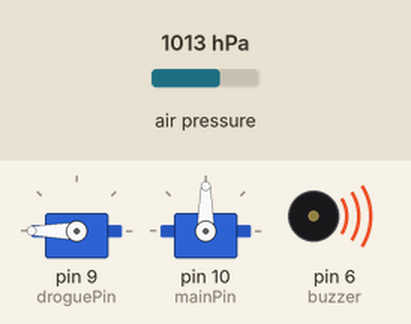
Simulated run of this sketch. Board: Arduino Uno, built with avr-gcc and run on an emulated ATmega328P. On the bench: 2 × servo, buzzer (waves = sounding, pin HIGH). The test bench sets the inputs (shaded band); at power-on: air pressure 1013 hPa. What the sketch prints to the serial monitor is not drawn.

Above: at 0.5 s.
Timing chart, 0 to 4.6 s (numbered marks = the images above):
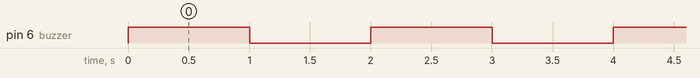

The sketch:

touchdown.ino
```cpp
/*
 Rocket Touchdown Logic

 Uses BMP280 pressure sensor to detect apogee and deploy parachutes.
 Uses MPU6050 accelerometer and gyro to track orientation during descent.
 Beeps a piezo buzzer after landing is detected.

 Hardware Connections:

 BMP280 - I2C
 MPU6050 - I2C
 chute pins - D9 and D10
 Buzzer - D6

 Created by sunnygavali02
*/

#include <Adafruit_BMP280.h> // Pressure sensor library
#include <Adafruit_MPU6050.h> // Motion sensor library
#include <Servo.h> // Servo library


// Object instances
Adafruit_BMP280 bmp; // Pressure sensor
Adafruit_MPU6050 mpu; // Motion sensor
Servo drogueChute; // Drogue parachute servo
Servo mainChute; // Main parachute servo


// Altitude thresholds (meters)
const float seaLevelPressure = 1013.25;
int deployDrogue = 1000;   //meters
int deployMain = 500; //meters


int landedThreshold = 2;  //meters
/* It represents an altitude threshold in meters above ground level.
When the calculated altitude from the BMP280 pressure sensor drops below this threshold,
it indicates the rocket has very nearly reached the ground.*/

// Servo pins
const int droguePin = 9;
const int mainPin = 10;
const int buzzer = 6;

void setup() {

  Serial.begin(9600); // Initialize serial monitor


 pinMode(buzzer, OUTPUT);
  // Initialize BMP280
  if(!bmp.begin()){
    Serial.println("BMP280 error!");
    while(1);
  }

  // Initialize MPU6050
  if(!mpu.begin()){
    Serial.println("MPU6050 error!");
    while(1);
  }

  // Configure MPU6050
  mpu.setAccelerometerRange(MPU6050_RANGE_16_G); //Setting range as discussed prev
  mpu.setGyroRange(MPU6050_RANGE_500_DEG); //Approximately
  mpu.setFilterBandwidth(MPU6050_BAND_5_HZ);  //Approx.

  // Attach pins
  drogueChute.attach(droguePin);
  mainChute.attach(mainPin);

}

void loop() {

  // Read BMP280 pressure
  float pressure = bmp.readPressure();

  // Calculate altitude
  float atmospheric = pressure / seaLevelPressure;
  float altitude = 44330 * (1.0 - pow(atmospheric, 0.1903));


/*
The key formula is:

altitude = 44330 * (1 - (pressure / seaLevelPressure)^0.1903)

Where:

    44330 is a constant representing altitude change per pressure change.
    seaLevelPressure is assumed pressure at sea level.
    pressure is measured ambient pressure.
    (pressure / seaLevelPressure)^0.1903 applies a standard atmosphere model.

In summary:

    It calculates the pressure ratio compared to sea level.
    Applies an atmospheric model exponent.
    Scales the result into meters of altitude based on a pressure-altitude constant.

So it converts the pressure reading to an altitude estimate using standard atmosphere modeling.

Thanks to GPT!!!

*/
  // Check if pressure decreased
  static float prevPressure;
  bool isDecreasing = pressure < prevPressure;
  prevPressure = pressure;

  // Detect apogee
  if(isDecreasing == false){
    Serial.println("Apogee reached!");
    drogueChute.write(180); // Release drogue
  }

  // Deploy main chute
  if(altitude < deployMain && isDecreasing){
    Serial.println("Deploying main chute!");
    mainChute.write(180);
  }

  // Detect landing
  if(altitude < landedThreshold){
    Serial.println("Landed!");

    // Beep every 1 sec
    while(1){
      digitalWrite(buzzer, HIGH);
      delay(1000);
      digitalWrite(buzzer, LOW);
      delay(1000);
    }
  }

  // Print motion data
  sensors_event_t a, g, temp;
  mpu.getEvent(&a, &g, &temp);
  Serial.print(a.acceleration.x);
  Serial.print(",");
  Serial.print(a.acceleration.y);
  Serial.print(",");
  Serial.print(g.gyro.x);
  Serial.print(",");
  Serial.println(g.gyro.y);

  delay(100);
}
```

Measured:
- by itself, pin 6 (buzzer): alternates HIGH for 1.0 s and LOW for 1.0 s
